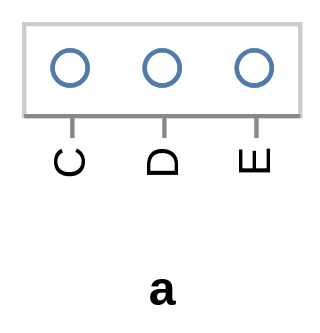

Write the Vega-Lite specification saved for this chart.
### Vega specification from a JSON file in a GitHub repository (floating-point values rounded to 4 significant figures)
{"$schema": "https://vega.github.io/schema/vega/v3.0.json", "autosize": "pad", "padding": 5, "encode": {"update": {"stroke": {"value": "#ccc"}, "fill": {"value": "transparent"}}}, "data": [{"name": "source_0", "values": [{"a": "C", "b": 2}, {"a": "C", "b": 7}, {"a": "C", "b": 4}, {"a": "D", "b": 1}, {"a": "D", "b": 2}, {"a": "D", "b": 6}, {"a": "E", "b": 8}, {"a": "E", "b": 4}, {"a": "E", "b": 7}]}], "signals": [{"name": "x_step", "value": 21}, {"name": "width", "update": "bandspace(domain('x').length, 1, 0.5) * x_step"}, {"name": "height", "update": "21"}], "marks": [{"name": "marks", "type": "symbol", "role": "point", "from": {"data": "source_0"}, "encode": {"update": {"x": {"scale": "x", "field": "a"}, "y": {"value": 10.5}, "stroke": {"value": "#4c78a8"}, "fill": {"value": "transparent"}, "opacity": {"value": 0.7}}}}], "scales": [{"name": "x", "type": "point", "range": {"step": {"signal": "x_step"}}, "round": true, "padding": 0.5, "domain": {"data": "source_0", "field": "a", "sort": true}}], "axes": [{"scale": "x", "orient": "bottom", "tickCount": 5, "title": "a", "zindex": 1, "encode": {"labels": {"update": {"angle": {"value": 270}, "align": {"value": "right"}, "baseline": {"value": "middle"}}}}}], "config": {"axis": {"minExtent": 30}}}
